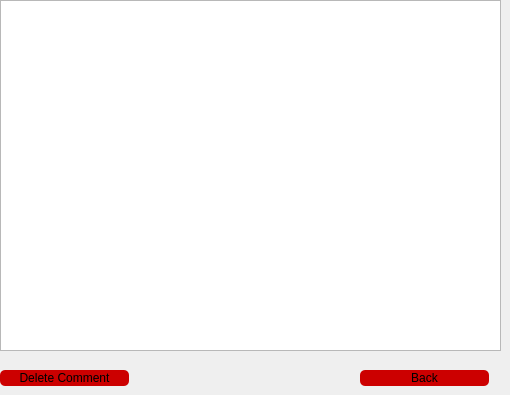
            <widget class="QWidget" name="page_12">
             <widget class="QTableView" name="tableView_6">
              <property name="geometry">
               <rect>
                <x>0</x>
                <y>0</y>
                <width>501</width>
                <height>351</height>
               </rect>
              </property>
             </widget>
             <widget class="QPushButton" name="delete_4">
              <property name="geometry">
               <rect>
                <x>0</x>
                <y>370</y>
                <width>129</width>
                <height>16</height>
               </rect>
              </property>
              <property name="styleSheet">
               <string notr="true">QPushButton{
	color: rgb(0, 0, 0);
	background-color: rgb(204, 0, 0);
   	border-radius:5px;
}
QPushButton:hover{
	color: rgb(255, 255, 255);
}
QPushButton:pressed{
	background-color: rgb(255, 255, 255);
}
</string>
              </property>
              <property name="text">
               <string>Delete Comment</string>
              </property>
              <property name="icon">
               <iconset resource="image.qrc">
                <normaloff>:/icons/icons/delete.png</normaloff>:/icons/icons/delete.png</iconset>
              </property>
             </widget>
             <widget class="QPushButton" name="back_3">
              <property name="geometry">
               <rect>
                <x>360</x>
                <y>370</y>
                <width>129</width>
                <height>16</height>
               </rect>
              </property>
              <property name="styleSheet">
               <string notr="true">QPushButton{
	color: rgb(0, 0, 0);
	background-color: rgb(204, 0, 0);
   	border-radius:5px;
}
QPushButton:hover{
	color: rgb(255, 255, 255);
}
QPushButton:pressed{
	background-color: rgb(255, 255, 255);
}
</string>
              </property>
              <property name="text">
               <string>Back</string>
              </property>
              <property name="icon">
               <iconset resource="image.qrc">
                <normaloff>:/icons/icons/back.png</normaloff>:/icons/icons/back.png</iconset>
              </property>
             </widget>
            </widget>
